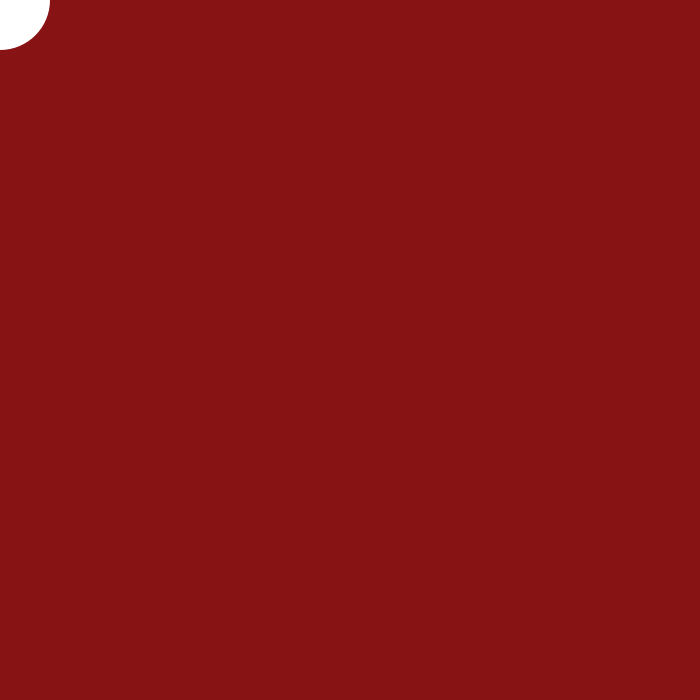
Frame 1 (no input)
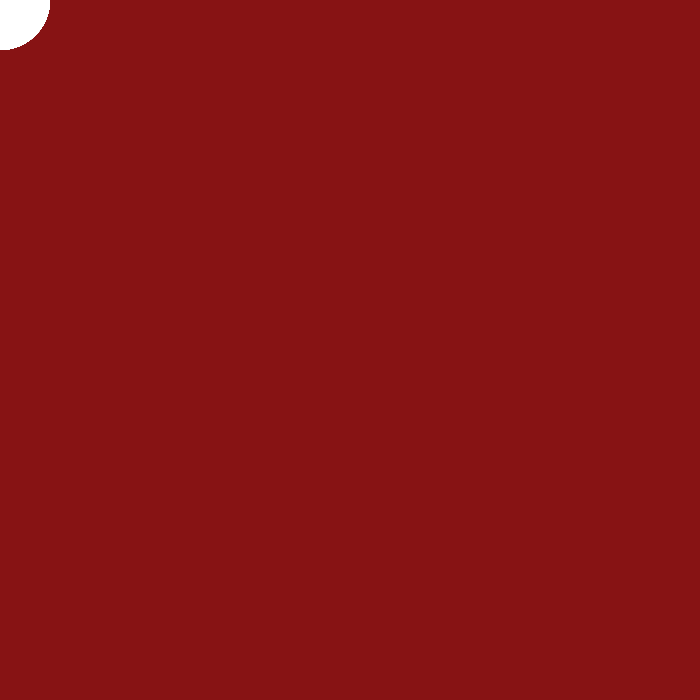
Frame 60 (the mouse pressed at the canvas centre just before this capture)
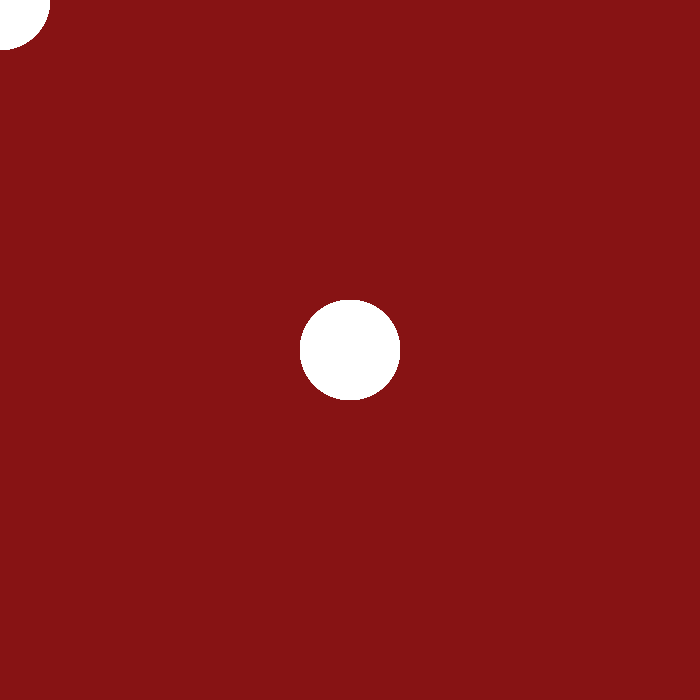
Frame 120 (the mouse held since frame 60 and released just before this capture)

The Processing sketch that drew these frames (run headless with seeded random() and noise(); from frame 60 on, the mouse is pressed at the canvas centre):

// Processing sketch: processing_11407
// ── processing_11407.pde

void setup(){
size (700, 700);
background (135, 19, 20);
stroke (700);
strokeWeight(700);
smooth ();



}
void draw(){
ellipse(mouseX, mouseY, 100, 100);

}
